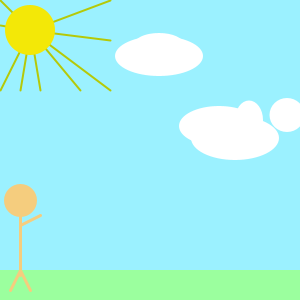
Frame 1 (no input)
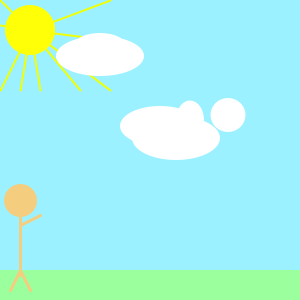
Frame 60 (the mouse pressed at the canvas centre just before this capture)
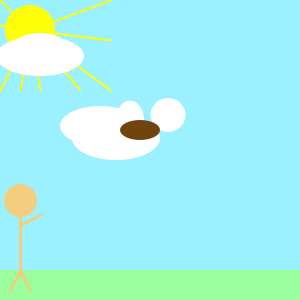
Frame 120 (the mouse held since frame 60 and released just before this capture)

The Processing sketch that drew these frames (run headless with seeded random() and noise(); from frame 60 on, the mouse is pressed at the canvas centre):

// Processing sketch: processing_35697
// ── processing_35697.pde

//Press mouse to get your man ready to catch the football! GOOD LUCK!

void setup(){
  size(300,300);
  smooth();
  frameRate(35);
 // background(231,23,123);
 
}
 int x=1;

void draw(){
 
   //sky
   background(155,241,255);
   stroke(180+x,200+x,7);
    strokeWeight(2);
    line(30,30,110,0);
    line(30,30,110,40);
    line(30,30,110,90);
    line(30,30,80,90);
    line(30,30,40,90);
    line(30,30,20,90);
    line(30,30,0,90);
    line(30,30,0,0);
    line(30,30,0,25);
    


    noStroke();
    fill(242+x,231+x,7);
    ellipse(30,30,50,50);
    
    
   //clouds
    fill(255);
    noStroke();
    ellipse(-x+250,120,28,39);
    ellipse(-x+288,115,35,34);
    ellipse(-x+220,126,80,40);
    ellipse(-x+236,138,88,44);
    
    ellipse(-x+166,48,28,22);
    ellipse(-x+155,56,35,35);
    ellipse(-x+160,44,49,22);
    ellipse(-x+160,56,88,40);
    
    
    
    
    //ground
    fill(155,255,158);
    rect(0,270,width,30);
    
   

//throwing person
fill(245,205,126);
stroke(245,205,126);
strokeWeight(3);
ellipse(20,200,30,30);
line(20,215,20,275);
line(20,270,10,290);
line(20,270,30,290);
line(20,225,40,215);

//ball
fill(111,68,15);
noStroke();
ellipse(20+x, mouseY-20, 40,20);

x++;
}
   //running man
void mouseDragged(){
        fill(245,205,126);

   ellipse(mouseY,200, 30,30);
   stroke(245,205,126);
   strokeWeight(3);
   line(mouseY,215,mouseY,275);
   line(mouseY,270,mouseY-10,290);
   line(mouseY,270,mouseY+10,290);
   line(mouseY,225,mouseY-20,215);
   line(mouseY,225,mouseY+20,215);
}
   
    
  
